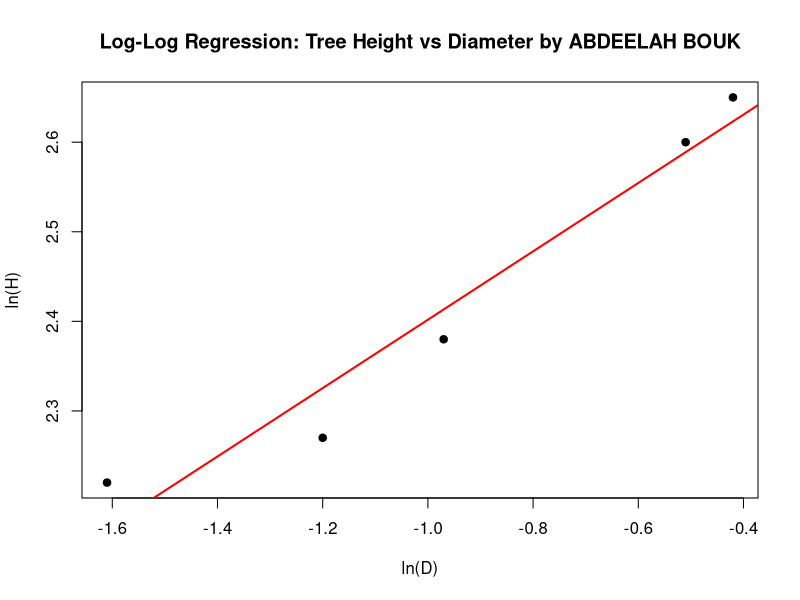

Reproduce this figure in R.


# Données des ancienne arbre
X <- c(-1.61, -1.20, -0.97, -0.51, -0.42)
Y <- c(2.22, 2.27, 2.38, 2.60, 2.65)

data <- data.frame(X, Y)


# Modèle
model <- lm(Y ~ X, data=data)

# resultat de model
summary(model)

# verification de l'existance d'une relation entre X,Y
png("report/regression_plot.png")
plot(X, Y,
     main="Log-Log Regression: Tree Height vs Diameter by ABDEELAH BOUK",
     xlab="ln(D)",
     ylab="ln(H)",
     pch=19)

abline(model, col="red", lwd=2)
dev.off()

# R² qualiter d'ajustement
r_squared <- summary(model)$r.squared
print(paste("R² =", r_squared))

# Prédiction de hauteur pour D = 0.7
D <- 0.7
X_new <- log(D)
Y_pred <- predict(model, newdata=data.frame(X=X_new))
H_pred <- exp(Y_pred)

print(paste("Predicted Height for D=0.7:", H_pred))
